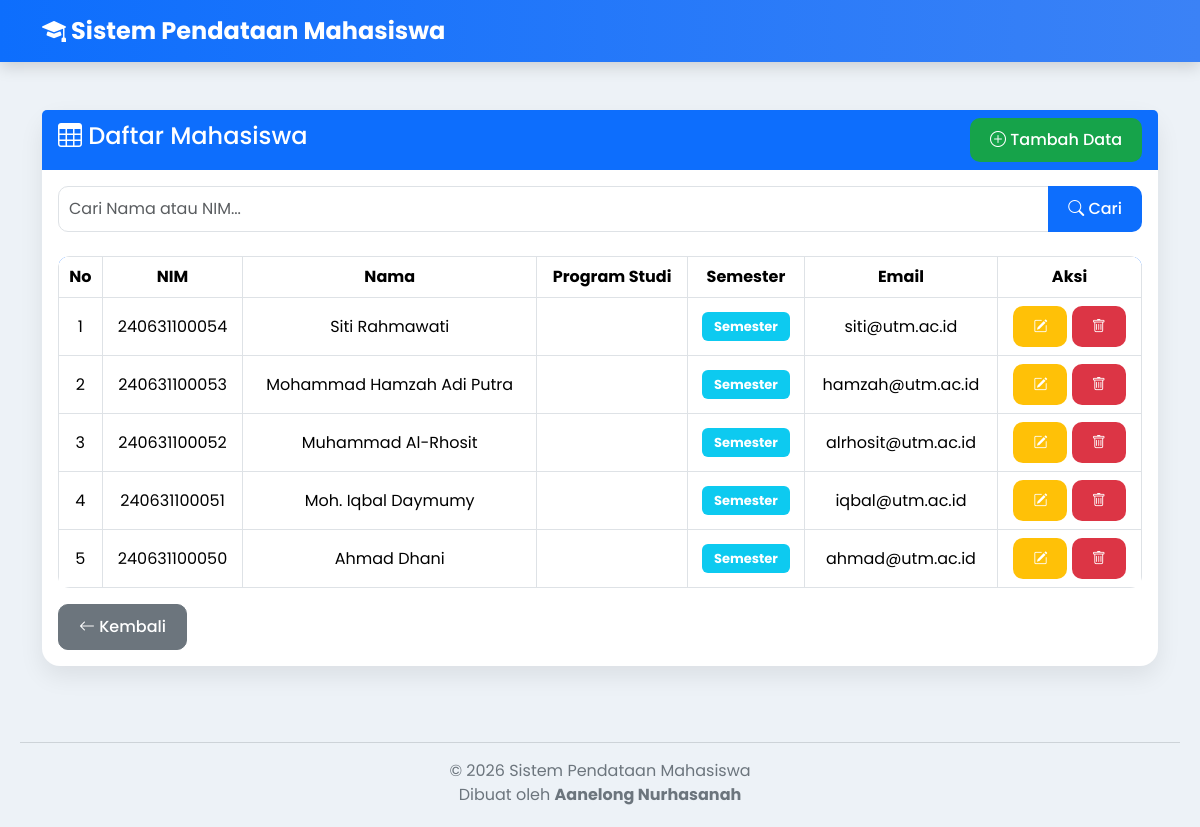
The page /UAS-PEMWEB-2526G-240631100067/uasaan/daftar.php on the database its author committed.
### tables this page shows
CREATE TABLE IF NOT EXISTS mahasiswa (
    id INT AUTO_INCREMENT PRIMARY KEY,
    nim VARCHAR(20) NOT NULL UNIQUE,
    nama VARCHAR(100) NOT NULL,
    jurusan VARCHAR(100) NOT NULL,
    angkatan YEAR NOT NULL,
    jenis_kelamin ENUM('L', 'P') NOT NULL,
    email VARCHAR(100),
    no_hp VARCHAR(20),
    alamat TEXT,
    status ENUM('Aktif', 'Cuti', 'Lulus', 'DO') DEFAULT 'Aktif',
    created_at TIMESTAMP DEFAULT CURRENT_TIMESTAMP
);

### UAS-PEMWEB-2526G-240631100067/uasaan/daftar.php (the view, shortened to what this page needs)
<?php
include 'koneksi.php';
$cari = "";
if(isset($_GET['cari'])){
    $cari = $_GET['cari'];
    $query = mysqli_query($koneksi,"SELECT * FROM mahasiswa
    WHERE
    nama LIKE '%$cari%'
    OR nim LIKE '%$cari%'
    ORDER BY id DESC");
}else{
    $query = mysqli_query($koneksi,"SELECT * FROM mahasiswa ORDER BY id DESC");
}
?>
<!DOCTYPE html>
<html lang="id">
<head>
<link href="https://cdn.jsdelivr.net/npm/bootstrap@5.3.3/dist/css/bootstrap.min.css" rel="stylesheet">
<link rel="stylesheet"
href="https://cdn.jsdelivr.net/npm/bootstrap-icons@1.11.3/font/bootstrap-icons.min.css">
<link rel="stylesheet" href="css/style.css">
</head>
<body>
<nav class="navbar navbar-expand-lg navbar-dark">
<div class="container">
<a class="navbar-brand" href="index.php">
<i class="bi bi-mortarboard-fill"></i>
Sistem Pendataan Mahasiswa
</a>
</div>
</nav>
<div class="container mt-5">
<div class="card">
<div class="card-header bg-primary text-white d-flex justify-content-between align-items-center">
<h4>
<i class="bi bi-table"></i>
Daftar Mahasiswa
</h4>
<a href="tambah.php" class="btn btn-success">
<i class="bi bi-plus-circle"></i>
Tambah Data
</a>
</div>
<div class="card-body">
<form method="GET">
<div class="input-group mb-4">
<input
type="text"
name="cari"
class="form-control"
placeholder="Cari Nama atau NIM..."
value="<?= $cari; ?>"
>
<button class="btn btn-primary">
<i class="bi bi-search"></i>
Cari
</button>
</div>
</form>
<div class="table-responsive">
<table class="table table-hover table-bordered">
<thead>
<tr>
<th>No</th>
<th>NIM</th>
<th>Nama</th>
<th>Program Studi</th>
<th>Semester</th>
<th>Email</th>
<th>Aksi</th>
</tr>
</thead>
<tbody>
<?php
$no=1;
while($data=mysqli_fetch_assoc($query)){
?>
<tr>
<td><?= $no++; ?></td>
<td><?= $data['nim']; ?></td>
<td><?= $data['nama']; ?></td>
<td><?= $data['prodi']; ?></td>
<td>
<span class="badge bg-info">
Semester <?= $data['semester']; ?>
</span>
</td>
<td><?= $data['email']; ?></td>
<td>
<a href="edit.php?id=<?= $data['id']; ?>" class="btn btn-warning btn-sm">
<i class="bi bi-pencil-square"></i>
</a>
<a href="hapus.php?id=<?= $data['id']; ?>"
class="btn btn-danger btn-sm"
onclick="return confirm('Yakin ingin menghapus data ini?')">
<i class="bi bi-trash"></i>
</a>
</td>
</tr>
<?php
}
?>
</tbody>
</table>
</div>
<a href="index.php" class="btn btn-secondary">
<i class="bi bi-arrow-left"></i>
Kembali
</a>
</div>
</div>
</div>
<footer>
<hr>
© 2026 Sistem Pendataan Mahasiswa
<br>
Dibuat oleh <b>Aanelong Nurhasanah</b>
</footer>
</body>
</html>

### UAS-PEMWEB-2526G-240631100067/uasaan/css/style.css (style rules this page uses)
* { margin:0; padding:0; box-sizing:border-box; font-family:'Poppins',sans-serif; }
body { background:#edf2f7; }
.navbar { background:linear-gradient(90deg,#0d6efd,#3b82f6); box-shadow:0 5px 15px rgba(0,0,0,.15); }
.navbar-brand { font-size:24px; font-weight:700; color:white !important; }
.card { border:none; border-radius:18px; box-shadow:0 10px 25px rgba(0,0,0,.08); }
.card-header { border:none; font-size:22px; font-weight:600; }
.btn { border-radius:10px; padding:10px 20px; font-weight:500; }
.btn-success { background:#16a34a; border:none; }
.btn-primary { border:none; }
.btn-warning { color:white; border:none; }
.btn-danger { border:none; }
.table { background:white; border-radius:12px; overflow:hidden; }
.table thead { background:#0d6efd; color:white; }
.table th { text-align:center; vertical-align:middle; }
.table td { text-align:center; vertical-align:middle; }
.form-control { border-radius:10px; padding:10px; }
.badge { padding:8px 12px; font-size:13px; }
footer { margin-top:40px; text-align:center; color:#6c757d; padding:20px; }

### rows shown on the page
mahasiswa: nim "240631100054", nama "Siti Rahmawati", email "siti@utm.ac.id"
mahasiswa: nim "240631100053", nama "Mohammad Hamzah Adi Putra", email "hamzah@utm.ac.id"
mahasiswa: nim "240631100052", nama "Muhammad Al-Rhosit", email "alrhosit@utm.ac.id"
mahasiswa: nim "240631100051", nama "Moh. Iqbal Daymumy", email "iqbal@utm.ac.id"
mahasiswa: nim "240631100050", nama "Ahmad Dhani", email "ahmad@utm.ac.id"
